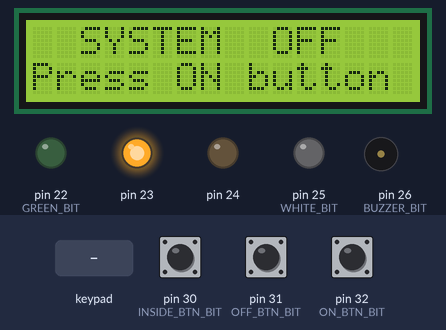
Recording of a sketch running on a simulated Arduino Mega 2560, built with avr-gcc and run on an emulated ATmega2560. On the bench: 16×2 character LCD, output pins drawn as LEDs (lit = HIGH), buzzer (waves = sounding, pin HIGH). Dashed ring = blinking. The test bench sets the inputs (shaded band); at power-on: pin 32 (ON_BTN_BIT) HIGH, pin 30 (INSIDE_BTN_BIT) HIGH, pin 31 (OFF_BTN_BIT) HIGH. What the sketch prints to the serial monitor is not drawn.

Above: at 6.5 s.
6.6 s: pin 32 (ON_BTN_BIT) pulled LOW for 0.15 s
At 7.7 s:
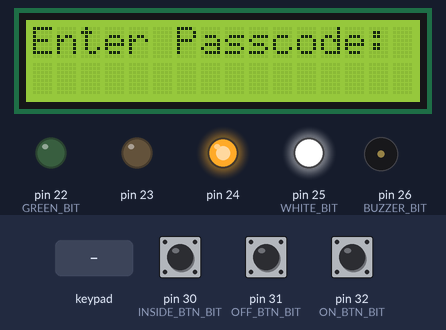
8.3 s: keypad keys 1 2 3 1 # pressed 0.4 s apart
At 11.16 s:
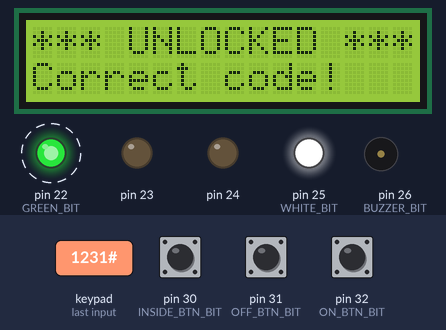
11.8 s: pin 30 (INSIDE_BTN_BIT) pulled LOW for 0.15 s
At 12.8 s:
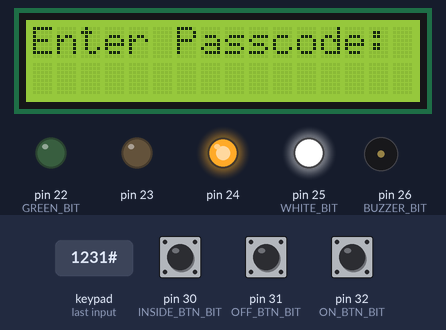
13.5 s: key '#' pressed
At 13.9 s:
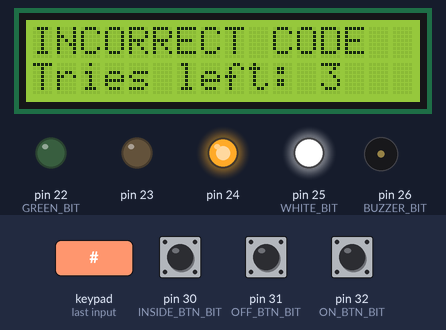
16.5 s: pin 30 (INSIDE_BTN_BIT) pulled LOW for 1 s
At 17.78 s:
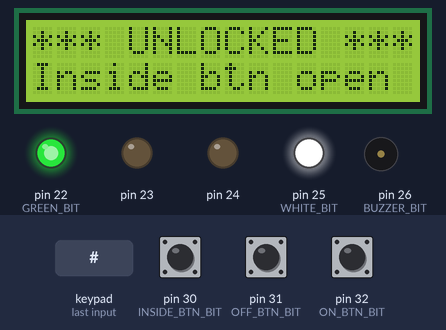
18.1 s: pin 30 (INSIDE_BTN_BIT) pulled LOW for 3.2 s
At 21.7 s:
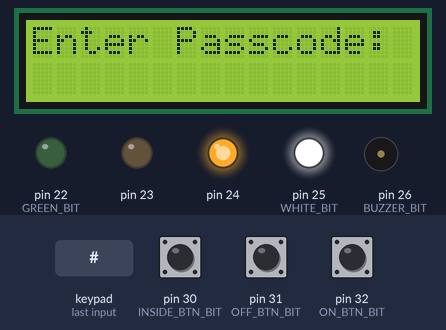
Timing chart, 0 to 23.2 s (numbered marks = the images above; inputs shaded):
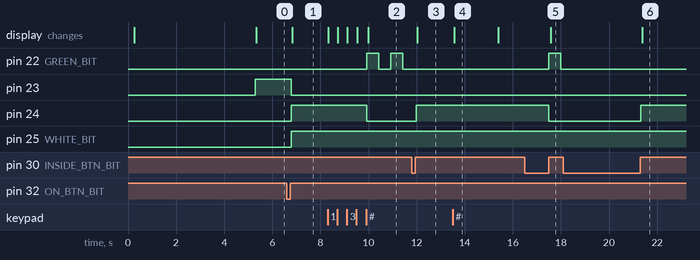

The sketch:

security_system_v5.ino
```cpp
/*
 * Smart Embedded Door Security System
 * CPE 301 - Embedded Systems Design
 * Author: Chris Thomas
 *
 * ─── Hardware ────────────────────────────────────────────────────
 *  Arduino Mega 2560
 *  16×2 LCD1602 with I2C backpack → SDA=20, SCL=21, VCC=5V, GND=GND
 *                                    I2C address: 0x27
 *  4×4 Membrane Keypad       → Rows: 36-39  Cols: 40-43
 *  Green  LED (unlocked)     → Pin 22  (PA0)  + 220Ω → GND
 *  Red    LED (locked/alarm) → Pin 23  (PA1)  + 220Ω → GND
 *  Yellow LED (armed/idle)   → Pin 24  (PA2)  + 220Ω → GND
 *  Active Buzzer             → Pin 26  (PA4)  → GND
 *  Button 1 — ON / Arm       → Pin 32  (PC5, polled)      → GND
 *  Button 2 — Inside toggle  → Pin 30  (PC7)              → GND
 *  Button 3 — OFF / Reset    → Pin 31  (PC6)              → GND
 *  White LED (flashlight)    → Pin 25  (PA3)  + 220Ω → GND
 *                              sits above LCD module
 *
 * ─── Button 2 behavior ───────────────────────────────────────────
 *  IDLE  → 1 press  : unlock door (→ ACTIVE, green)
 *  ACTIVE → 1 press : re-lock     (→ IDLE,   yellow)
 *  ERROR → 3 quick presses (within 1.5s) : disarm alarm (→ IDLE)
 *
 * ─── Restrictions ────────────────────────────────────────────────
 *  NO pinMode, digitalRead, digitalWrite, delay, analogRead, Serial
 *  millis() for all timing
 */

#include <LiquidCrystal_I2C.h>    // Install: Library Manager → LiquidCrystal I2C by Frank de Brabander
#include <Keypad.h>               // Keypad library

// ─── LCD (I2C backpack — address 0x27) ──────────────────────────
// SDA=20, SCL=21  (hardware I2C on Mega)
LiquidCrystal_I2C lcd(0x27, 16, 2);

// ─── Keypad ──────────────────────────────────────────────────────
const byte ROWS = 4, COLS = 4;
char keys[ROWS][COLS] = {
  {'3','2','1','A'},
  {'6','5','4','B'},
  {'9','8','7','C'},
  {'#','0','*','D'}
};
byte rowPins[ROWS] = {43, 42, 41, 40};
byte colPins[COLS] = {37, 38, 39, 36};
Keypad keypad = Keypad(makeKeymap(keys), rowPins, colPins, ROWS, COLS);

// ─── Password ────────────────────────────────────────────────────
const String CORRECT_PASSWORD = "1231";   // Unlock / disarm PIN
String enteredPassword = "";
int failedAttempts = 0;
const int MAX_ATTEMPTS = 4;

// ─── State machine ───────────────────────────────────────────────
enum class State { OFF, IDLE, ACTIVE, ERROR_ALARM };
volatile State currentState = State::OFF;

// ─── Port A bitmasks (LEDs + buzzer) — pins 22-26 ────────────────
#define GREEN_BIT   (1 << 0)   // PA0 — pin 22
#define RED_BIT     (1 << 1)   // PA1 — pin 23
#define YELLOW_BIT  (1 << 2)   // PA2 — pin 24
#define WHITE_BIT   (1 << 3)   // PA3 — pin 25  (flashlight, above LCD)
#define BUZZER_BIT  (1 << 4)   // PA4 — pin 26

// ─── Port C bitmasks (buttons) — pins 30-31 ──────────────────────
#define INSIDE_BTN_BIT  (1 << 7)  // PC7 — pin 30
#define OFF_BTN_BIT     (1 << 6)  // PC6 — pin 31
#define ON_BTN_BIT      (1 << 5)  // PC5 — pin 32

// ─── Interrupt flag ──────────────────────────────────────────────

// ─── Timing ──────────────────────────────────────────────────────
// Green LED flash (500ms on / 500ms off in ACTIVE state)
unsigned long greenFlashStart = 0;

// Inside button multi-press tracking (for 3-press alarm disarm)
int     insidePressCount      = 0;
unsigned long firstPressTime  = 0;
const unsigned long MULTI_PRESS_WINDOW = 1500UL; // 1.5 second window

// Button debounce
unsigned long lastInsidePress = 0;
unsigned long lastOffPress    = 0;
const unsigned long DEBOUNCE  = 80UL;

// ─── Register-level UART (replaces Serial) ───────────────────────
void uartInit(unsigned long baud) {
  uint16_t ubrr = F_CPU / 16 / baud - 1;
  UBRR0H = (uint8_t)(ubrr >> 8);
  UBRR0L = (uint8_t)(ubrr);
  UCSR0B = (1 << TXEN0);
  UCSR0C = (1 << UCSZ01) | (1 << UCSZ00);
}

void uartChar(char c) {
  while (!(UCSR0A & (1 << UDRE0)));
  UDR0 = c;
}

void uartStr(const char *s) {
  while (*s) uartChar(*s++);
}

void uartInt(int n) {
  if (n < 0) { uartChar('-'); n = -n; }
  if (n >= 10) uartInt(n / 10);
  uartChar('0' + n % 10);
}

// Log event to serial monitor
void log(const char *msg) {
  uartStr(msg);
  uartChar('\r'); uartChar('\n');
}

// ─── LED / Buzzer helpers (register-level) ───────────────────────
void allLedsOff() {
  PORTA &= ~(GREEN_BIT | RED_BIT | YELLOW_BIT | WHITE_BIT);
}

void setLed(uint8_t bit) {
  allLedsOff();
  PORTA |= bit;
}

void buzzerOn()  { PORTA |=  BUZZER_BIT; }
void buzzerOff() { PORTA &= ~BUZZER_BIT; }

// ─── Button reads (register-level, active LOW with pull-up) ──────
bool insideBtnDown() { return !(PINC & INSIDE_BTN_BIT); }
bool offBtnDown()    { return !(PINC & OFF_BTN_BIT);    }
bool onBtnDown()     { return !(PINC & ON_BTN_BIT);     }

// ─── LCD helpers ─────────────────────────────────────────────────
void lcdLine(uint8_t row, const char *text) {
  lcd.setCursor(0, row);
  lcd.print(text);
  // Pad to 16 chars to clear leftover characters
  uint8_t len = strlen(text);
  while (len < 16) { lcd.print(' '); len++; }
}

// ─── State entry functions ────────────────────────────────────────

void enterOff() {
  currentState = State::OFF;
  buzzerOff();
  setLed(RED_BIT);
  PORTA &= ~WHITE_BIT;   // flashlight OFF in OFF state
  lcdLine(0, "  SYSTEM  OFF   ");
  lcdLine(1, "Press ON button ");
  log("System OFF");
}

void enterIdle() {
  currentState = State::IDLE;
  buzzerOff();
  enteredPassword  = "";
  failedAttempts   = 0;
  insidePressCount = 0;
  setLed(YELLOW_BIT);
  PORTA |= WHITE_BIT;    // flashlight ON — system is armed and watching
  lcdLine(0, "Enter Passcode: ");
  lcdLine(1, "                ");
  log("IDLE state -- system armed");
}

void enterActive(bool fromButton) {
  currentState     = State::ACTIVE;
  greenFlashStart  = millis();
  insidePressCount = 0;
  buzzerOff();
  setLed(GREEN_BIT);
  PORTA |= WHITE_BIT;    // flashlight ON — illuminate entry area
  lcdLine(0, "*** UNLOCKED ***");
  lcdLine(1, fromButton ? "Inside btn open " : "Correct code!   ");
  if (fromButton) log("ACTIVE -- unlocked by inside button");
  else            log("ACTIVE -- unlocked by correct code");
}

void enterAlarm() {
  currentState     = State::ERROR_ALARM;
  insidePressCount = 0;
  buzzerOn();
  setLed(RED_BIT);
  PORTA &= ~WHITE_BIT;   // flashlight OFF — alarm state (red only)
  lcdLine(0, "!!! ALARM !!!   ");
  lcdLine(1, "Btn x3 or code  ");
  log("ERROR -- alarm triggered (4 failed attempts)");
}

// ─── Password entry (called from IDLE or ALARM states) ───────────
// Returns true if the user submitted something (correct or not)
bool handleKey(char key) {
  if (key == '#') {
    // ── Submit ──
    if (enteredPassword == CORRECT_PASSWORD) {
      failedAttempts = 0;
      log("Password correct");
      enterActive(false);
    } else {
      failedAttempts++;
      // Log the failure
      uartStr("Wrong password (attempt ");
      uartInt(failedAttempts);
      uartChar('/');
      uartInt(MAX_ATTEMPTS);
      uartStr(")\r\n");

      if (failedAttempts >= MAX_ATTEMPTS) {
        enterAlarm();
      } else {
        // Show INCORRECT briefly, then redraw entry screen
        lcdLine(0, "INCORRECT CODE  ");
        char remaining[17];
        remaining[0] = 'T'; remaining[1] = 'r'; remaining[2] = 'i';
        remaining[3] = 'e'; remaining[4] = 's'; remaining[5] = ' ';
        remaining[6] = 'l'; remaining[7] = 'e'; remaining[8] = 'f';
        remaining[9] = 't'; remaining[10] = ':'; remaining[11] = ' ';
        remaining[12] = '0' + (MAX_ATTEMPTS - failedAttempts);
        remaining[13] = ' '; remaining[14] = ' '; remaining[15] = ' ';
        remaining[16] = '\0';
        lcdLine(1, remaining);
        // Short visual pause with millis (no delay() allowed)
        unsigned long t = millis();
        while (millis() - t < 1800UL);
        enteredPassword = "";
        lcdLine(0, "Enter Passcode: ");
        lcdLine(1, "                ");
      }
    }
    enteredPassword = "";
    return true;

  } else if (key == '*') {
    // ── Backspace ──
    if (enteredPassword.length() > 0)
      enteredPassword.remove(enteredPassword.length() - 1);
    lcdLine(1, "                ");
    lcd.setCursor(0, 1);
    for (uint8_t i = 0; i < enteredPassword.length(); i++) lcd.print('*');

  } else {
    // ── Digit / letter ──
    if (enteredPassword.length() < 4) {
      enteredPassword += key;
      lcd.setCursor(0, 1);
      lcd.print("                ");
      lcd.setCursor(0, 1);
      for (uint8_t i = 0; i < enteredPassword.length(); i++) lcd.print('*');
    }
  }
  return false;
}

// ─── Setup ───────────────────────────────────────────────────────
void setup() {
  // Port A outputs: LEDs + buzzer (pins 22-26)
  DDRA  |=  (GREEN_BIT | RED_BIT | YELLOW_BIT | WHITE_BIT | BUZZER_BIT);
  PORTA &= ~(GREEN_BIT | RED_BIT | YELLOW_BIT | WHITE_BIT | BUZZER_BIT);

  // Port C inputs with pull-ups: all 3 buttons
  DDRC  &= ~(INSIDE_BTN_BIT | OFF_BTN_BIT | ON_BTN_BIT);
  PORTC |=  (INSIDE_BTN_BIT | OFF_BTN_BIT | ON_BTN_BIT);

  // UART
  uartInit(9600);

  // I2C (for LCD backpack) — settle time before interrupts
  Wire.begin();
  unsigned long i2cSettle = millis();
  while (millis() - i2cSettle < 100UL);

  // LCD — I2C backpack (init twice for reliability)
  lcd.init();
  lcd.init();
  lcd.backlight();

  log("System boot");

  // ── Splash screen: "ACV Buzio" for 5 seconds ──
  lcdLine(0, "   ACV  Buzio   ");
  lcdLine(1, "                ");
  log("Splash screen");
  unsigned long splashStart = millis();
  while (millis() - splashStart < 5000UL);

  // Enter OFF state first
  enterOff();

  sei();
}

// ─── Loop ────────────────────────────────────────────────────────
void loop() {
  unsigned long now = millis();

  // ── ON button: arm system from OFF state (polled) ────────────
  if (currentState == State::OFF && onBtnDown()) {
    while (onBtnDown()); // wait for release
    log("ON button pressed -- arming");
    enterIdle();
    return;
  }

  // ── OFF button: return to OFF from any state ──────────────────
  if (currentState != State::OFF && offBtnDown()) {
    if (now - lastOffPress > DEBOUNCE) {
      lastOffPress = now;
      while (offBtnDown()); // wait for release
      enterOff();
      return;
    }
  }

  // ═══════════════════════════════════════════════════════════════
  switch (currentState) {

  // ── OFF ─────────────────────────────────────────────────────
  case State::OFF:
    // Waiting for ISR — nothing to do
    break;

  // ── IDLE ────────────────────────────────────────────────────
  case State::IDLE: {
    // Inside button pressed → unlock immediately (no code needed from inside)
    if (insideBtnDown() && now - lastInsidePress > DEBOUNCE) {
      lastInsidePress = now;
      while (insideBtnDown()); // wait for release
      enterActive(true);
      return;
    }

    // Keypad: any key feeds directly into passcode entry (screen already shows "Enter Passcode:")
    char key = keypad.getKey();
    if (key) handleKey(key);

    break;
  }

  // ── ACTIVE (unlocked) ────────────────────────────────────────
  case State::ACTIVE: {
    // Green LED 1 Hz flash
    unsigned long elapsed = now - greenFlashStart;
    if      (elapsed < 500)  PORTA |=  GREEN_BIT;
    else if (elapsed < 1000) PORTA &= ~GREEN_BIT;
    else    greenFlashStart = now;

    // Inside button pressed again → re-lock
    if (insideBtnDown() && now - lastInsidePress > DEBOUNCE) {
      lastInsidePress = now;
      while (insideBtnDown());
      log("Re-locked by inside button");
      enterIdle();
      return;
    }
    break;
  }

  // ── ERROR / ALARM ────────────────────────────────────────────
  case State::ERROR_ALARM: {
    // ── Option 1: correct code on keypad clears alarm ──────────
    char key = keypad.getKey();
    if (key == '#') {
      enteredPassword = "";
      lcdLine(0, "Enter code:     ");
      lcdLine(1, "                ");
      // Sub-loop
      while (currentState == State::ERROR_ALARM) {
        if (offBtnDown()) { enterOff(); return; }
        char k = keypad.getKey();
        if (k) {
          if (k == '#') {
            if (enteredPassword == CORRECT_PASSWORD) {
              failedAttempts = 0;
              log("Alarm cleared by correct code");
              enterIdle();
            } else {
              lcdLine(0, "!!! ALARM !!!   ");
              lcdLine(1, "Wrong code      ");
              unsigned long t2 = millis();
              while (millis() - t2 < 1500UL);
              enteredPassword = "";
              lcdLine(0, "Enter code:     ");
              lcdLine(1, "                ");
              log("Wrong code during alarm");
            }
            enteredPassword = "";
          } else if (k == '*') {
            if (enteredPassword.length() > 0)
              enteredPassword.remove(enteredPassword.length() - 1);
            lcd.setCursor(0, 1);
            lcd.print("                ");
            lcd.setCursor(0, 1);
            for (uint8_t i = 0; i < enteredPassword.length(); i++) lcd.print('*');
          } else {
            if (enteredPassword.length() < 4) {
              enteredPassword += k;
              lcd.setCursor(0, 1);
              lcd.print("                ");
              lcd.setCursor(0, 1);
              for (uint8_t i = 0; i < enteredPassword.length(); i++) lcd.print('*');
            }
          }
        }
      }
      return;
    }

    // ── Option 2: inside button pressed 3× within 1.5s ─────────
    if (insideBtnDown() && now - lastInsidePress > DEBOUNCE) {
      lastInsidePress = now;
      while (insideBtnDown()); // wait for release

      if (insidePressCount == 0) {
        firstPressTime = now;
        insidePressCount = 1;
      } else if (now - firstPressTime <= MULTI_PRESS_WINDOW) {
        insidePressCount++;
        if (insidePressCount >= 3) {
          failedAttempts   = 0;
          insidePressCount = 0;
          log("Alarm cleared by inside button (3 presses)");
          enterIdle();
          return;
        }
      } else {
        // Window expired — restart count
        firstPressTime   = now;
        insidePressCount = 1;
      }
    }

    // Reset multi-press count if window has elapsed without enough presses
    if (insidePressCount > 0 && now - firstPressTime > MULTI_PRESS_WINDOW) {
      insidePressCount = 0;
    }

    break;
  }

  } // end switch
}
```

Measured:
- after the input at 6.6 s, pin 23: HIGH → LOW after 0.18 s; pin 24, pin 25 (WHITE_BIT): LOW → HIGH after 0.18 s; the display: changes after 0.24 s (image 1)
- after the input at 8.3 s, pin 22 (GREEN_BIT): alternates HIGH for 0.50 s and LOW for 0.50 s, starting after 1.6 s; pin 24: HIGH → LOW after 1.6 s; the display: first changes at once (image 2 shows a later state)
- after the input at 11.8 s, pin 22 (GREEN_BIT): stops changing and stays LOW; pin 24: LOW → HIGH after 0.18 s; the display: changes after 0.24 s (image 3)
- after the input at 13.5 s, the display: changes after 0.07 s (image 4)
- after the input at 16.5 s, pin 22 (GREEN_BIT): LOW → HIGH after 1.0 s, → LOW 0.50 s later; pin 24: HIGH → LOW after 1.0 s; the display: changes after 1.1 s (image 5)
- after the input at 18.1 s, pin 22 (GREEN_BIT): stops changing and stays LOW; pin 24: LOW → HIGH after 3.2 s; the display: changes after 3.3 s (image 6)
- what the display in image 4 shows lasts 1.8 s, from 13.6 s to 15.4 s
